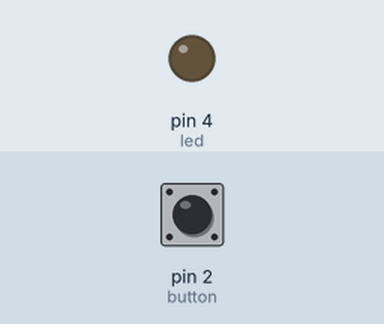
Bench run of a sketch on a simulated Arduino Uno, built with avr-gcc and run on an emulated ATmega328P. On the bench: output pins drawn as LEDs (lit = HIGH). Dashed ring = blinking. The test bench sets the inputs (shaded band); at power-on: pin 2 (button) LOW.

Above: at 1.2 s.
1.3 s: pin 2 (button) pulled HIGH for 3.2 s
At 1.6 s:
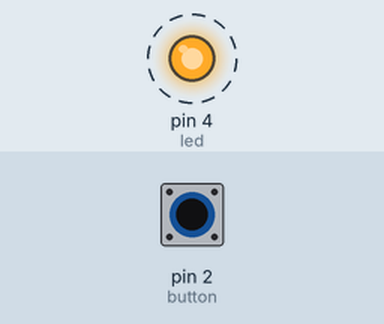
Timing chart, 0 to 6.8 s (numbered marks = the images above; inputs shaded):
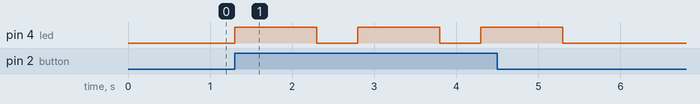

Measured:
- after the input at 1.3 s, pin 4 (led): alternates HIGH for 1.0 s and LOW for 0.50 s, 6 changes in all, then stays LOW, starting at once

The sketch:

arduino_led_pino_entrada.ino
```cpp
// C++ code
//
int led =4;
int button = 2;

void setup()
{
	pinMode(led,OUTPUT);
  	pinMode(button,INPUT);
}

void loop()
{
  if(digitalRead(button) == HIGH){
  	digitalWrite(led, HIGH);
    delay(1000);
    digitalWrite(led, LOW);
    delay(500);

  }else{
    digitalWrite(led, LOW);
  }
}
```
